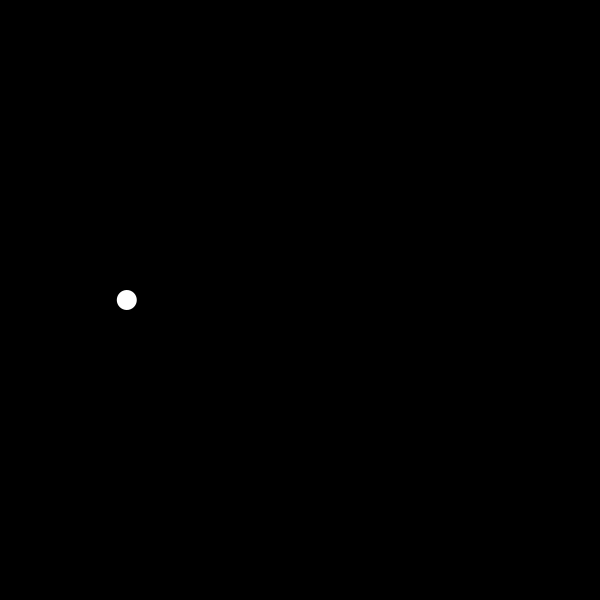
Frame 1 (no input)
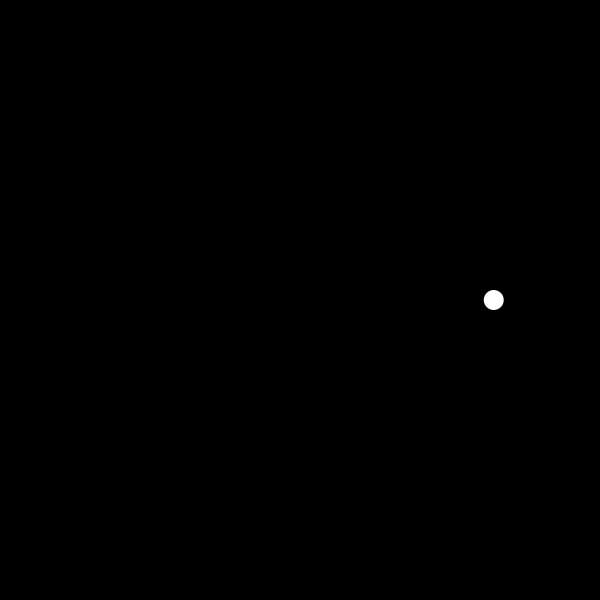
Frame 60 (the mouse pressed at the canvas centre just before this capture)
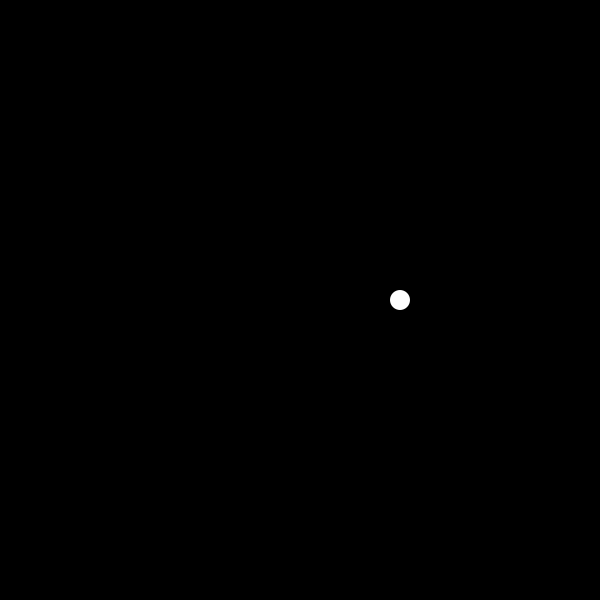
Frame 120 (the mouse held since frame 60 and released just before this capture)

The Processing sketch that drew these frames (run headless with seeded random() and noise(); from frame 60 on, the mouse is pressed at the canvas centre):

// Processing sketch: collection_partielle_ease_penner
// ── collection_partielle_ease_penner.pde
// renaud.jean-francois(arobas)uqam(point)ca
// Syntaxe Processing version 2.0.3
// jeudi, 26 septembre 2013

float posX;
int pas = 0, nbPas = 100;

void setup() {
  size(600, 600);
  background(0);
  fill(255);
  noStroke();
  posX = 100;
}

void draw() {
  background(0);
  pas++;
  pas%=nbPas;
  // Quatre arguments : ratio du parcours, point de départ, distance à parcourir, durée du parcours
  posX = easeOutExpo(pas, 100, 400, nbPas);
  ellipse(posX, 300, 20, 20);
}

// In
float easeInQuad (float t, float b, float c, float d) {
  return c*(t/=d)*t+b;
}

float easeInCubic (float t, float b, float c, float d) {
  return c*(t/=d)*t*t+b;
}

float easeInQuart (float t, float b, float c, float d) {
  return c*(t/=d)*t*t*t+b;
}

float easeInQuint (float t, float b, float c, float d) {
  return c*(t/=d)*t*t*t*t+b;
}

float easeInSine (float t, float b, float c, float d) {
  return c * (1 - cos(t/d * (PI/2))) + b;
}

float easeInExpo (float t, float b, float c, float d) {
  return c * pow(2, 10 * (t/d - 1)) + b;
}

float easeInCirc (float t, float b, float c, float d) {
  return c * (1 - sqrt(1 - (t/=d)*t)) + b;
}


// Out
float easeOutQuad (float t, float b, float c, float d) {
  return -c*(t/=d)*(t-2)+b;
}

float easeOutCubic (float t, float b, float c, float d) {
  return c*((t=t/d-1)*t*t+1)+b;
}

float easeOutQuart (float t, float b, float c, float d) {
  return -c*((t=t/d-1)*t*t*t-1)+b;
}

float easeOutQuint (float t, float b, float c, float d) {
  return c*((t=t/d-1)*t*t*t*t+1)+b;
}

float easeOutSine (float t, float b, float c, float d) {
  return c * sin(t/d*(PI/2))+b;
}

float easeOutExpo (float t, float b, float c, float d) {
  return c * (- pow(2, -10 * t/d) + 1) + b;
}

float easeOutCirc (float t, float b, float c, float d) {
  return c * sqrt(1 - (t=t/d-1)*t) + b;
}


// InOut
float easeInOutQuad (float t, float b, float c, float d) {
  if ((t/=d/2) < 1) return c/2 * t * t + b;
  return -c/2 * ((--t)*(t-2) - 1) + b;
}

float easeInOutCubic (float t, float b, float c, float d) {
  if ((t/=d/2) < 1) return c/2 * pow(t, 3) + b;
  return c/2 * (pow(t-2, 3) + 2) + b;
}

float easeInOutQuart (float t, float b, float c, float d) {
  if ((t/=d/2) < 1) return c/2 * pow(t, 4) + b;
  return -c/2 * (pow(t-2, 4) - 2) + b;
}

float easeInOutQuint (float t, float b, float c, float d) {
  if ((t/=d/2) < 1) return c/2 * pow(t, 5) + b;
  return c/2 * (pow(t-2, 5) + 2) + b;
}

float easeInOutSine (float t, float b, float c, float d) {
  return c/2 * (1 - cos(PI*t/d)) + b;
}

float easeInOutExpo (float t, float b, float c, float d) {
  if ((t/=d/2) < 1) return c/2 * pow(2, 10 * (t - 1)) + b;
  return c/2 * (- pow(2, -10 * --t) + 2) + b;
}

float easeInOutCirc (float t, float b, float c, float d) {
  if ((t/=d/2) < 1) return c/2 * (1 - sqrt(1 - t*t)) + b;
  return c/2 * (sqrt(1 - (t-=2)*t) + 1) + b;
}
